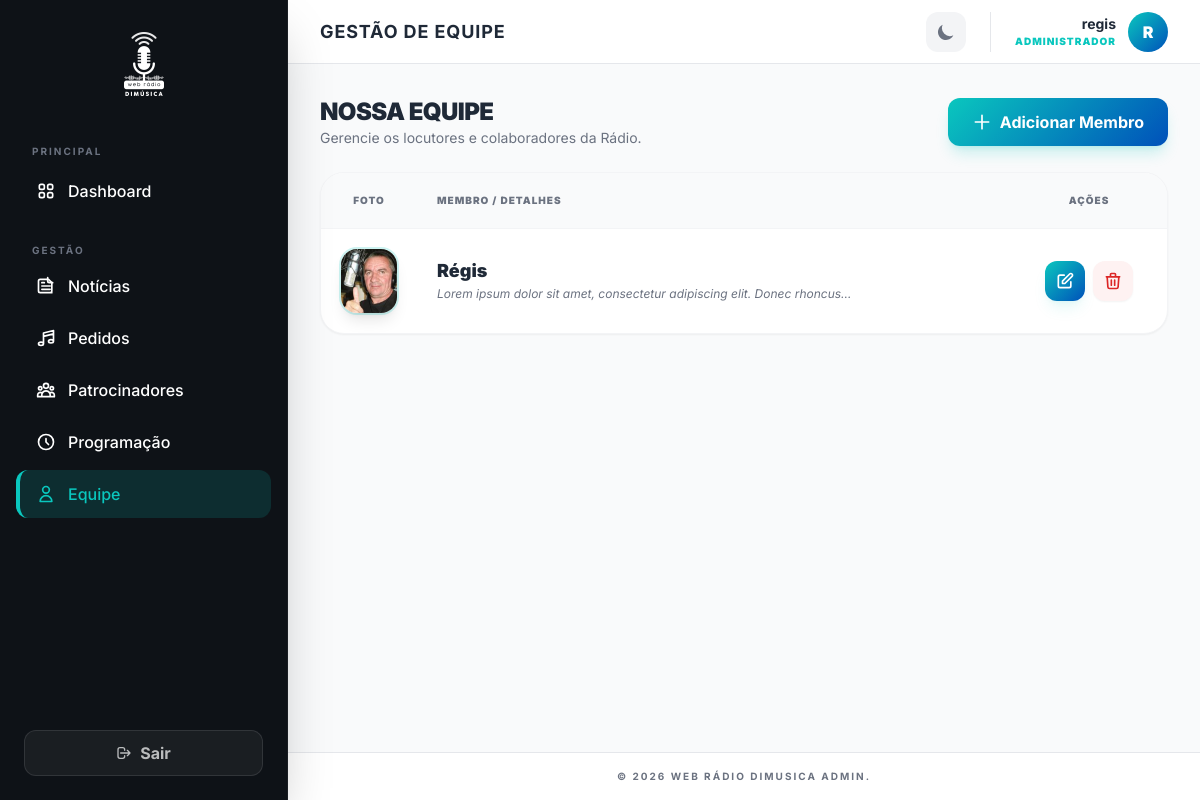
Page /painel/equipe/ (signed in) on the committed database.
### core/models.py (models this page shows, shortened)
class Equipe(models.Model):
    nome = models.CharField(max_length=150)
    descricao = models.TextField()
    foto = models.ImageField(upload_to='equipe/')

### webadmin/views.py (the view)
# urls.py: path('equipe/', views.equipe_list, name='admin_equipe_list'),
@login_required(login_url='admin_login')
def equipe_list(request):
    equipe = Equipe.objects.all()
    return render(request, 'webadmin/equipe_list.html', {'equipe': equipe})

### webadmin/templates/webadmin/equipe_list.html (shortened to what this page needs)
{% extends 'webadmin/base.html' %}
{% block page_title %}Gestão de Equipe{% endblock %}
{% block content %}
<div class="space-y-6">
    <div class="flex flex-col sm:flex-row justify-between items-start sm:items-center gap-4">
        <div>
            <h2 class="text-2xl font-black text-gray-800 dark:text-white uppercase tracking-tight">Nossa Equipe</h2>
            <p class="text-sm text-gray-500 dark:text-gray-400">Gerencie os locutores e colaboradores da Rádio.</p>
        </div>
        <a href="{% url 'admin_equipe_add' %}" class="btn-gradient text-white px-6 py-3 rounded-xl font-bold shadow-lg shadow-teal/20 flex items-center gap-2">
            <svg class="w-5 h-5" fill="none" stroke="currentColor" viewBox="0 0 24 24"><path stroke-linecap="round" stroke-linejoin="round" stroke-width="2" d="M12 4v16m8-8H4" /></svg>
            Adicionar Membro
        </a>
    </div>
    <div class="bg-white dark:bg-dark-lighter rounded-3xl border border-gray-100 dark:border-white/5 shadow-sm overflow-hidden">
        <div class="overflow-x-auto">
            <table class="w-full text-left border-collapse">
                <thead>
                    <tr class="bg-gray-50 dark:bg-white/5 text-gray-500 dark:text-gray-400">
                        <th class="p-5 text-[10px] font-black uppercase tracking-widest border-b border-gray-100 dark:border-white/5 text-center w-24">Foto</th>
                        <th class="p-5 text-[10px] font-black uppercase tracking-widest border-b border-gray-100 dark:border-white/5">Membro / Detalhes</th>
                        <th class="p-5 text-[10px] font-black uppercase tracking-widest border-b border-gray-100 dark:border-white/5 text-center">Ações</th>
                    </tr>
                </thead>
                <tbody class="divide-y divide-gray-100 dark:divide-white/5">
                    {% for item in equipe %}
                    <tr class="hover:bg-gray-50/50 dark:hover:bg-white/5 transition-colors group">
                        <td class="p-5">
                            <div class="flex justify-center">
                                {% if item.foto %}
                                <img src="{{ item.foto.url }}" alt="{{ item.nome }}" class="h-16 w-16 object-cover rounded-2xl ring-2 ring-teal/20 dark:ring-teal/10 shadow-lg transition-transform group-hover:scale-110">
                                {% else %}
                                <div class="h-16 w-16 bg-gray-100 dark:bg-white/5 rounded-2xl flex items-center justify-center text-gray-400 font-black text-xl border-2 border-dashed border-gray-200 dark:border-white/10">
                                    {{ item.nome|first }}
                                </div>
                                {% endif %}
                            </div>
                        </td>
                        <td class="p-5">
                            <div class="flex flex-col">
                                <span class="text-lg font-black text-gray-800 dark:text-white group-hover:text-teal transition-colors leading-tight">{{ item.nome }}</span>
                                <span class="text-xs text-gray-500 dark:text-gray-400 mt-1 line-clamp-1 italic max-w-md">{{ item.descricao }}</span>
                            </div>
                        </td>
                        <td class="p-5">
                            <div class="flex items-center justify-center gap-2">
                                <a href="{% url 'admin_equipe_edit' item.pk %}" class="btn-gradient text-white p-2.5 rounded-xl shadow-lg shadow-teal/10 hover:scale-110 active:scale-95 transition-all" title="Editar">
                                    <svg class="w-5 h-5" fill="none" stroke="currentColor" viewBox="0 0 24 24"><path stroke-linecap="round" stroke-linejoin="round" stroke-width="2" d="M11 5H6a2 2 0 00-2 2v11a2 2 0 002 2h11a2 2 0 002-2v-5m-1.414-9.414a2 2 0 112.828 2.828L11.828 15H9v-2.828l8.586-8.586z" /></svg>
                                </a>
                                <form action="{% url 'admin_equipe_delete' item.pk %}" method="post" class="inline">
                                    <button type="button" onclick="openDeleteModal(this.parentElement, '{{ item.nome|escapejs }}')" class="p-2.5 rounded-xl bg-red-50 dark:bg-red-900/20 text-red-600 dark:text-red-400 hover:bg-red-600 hover:text-white transition-all shadow-sm" title="Excluir">
                                        <svg class="w-5 h-5" fill="none" stroke="currentColor" viewBox="0 0 24 24"><path stroke-linecap="round" stroke-linejoin="round" stroke-width="2" d="M19 7l-.867 12.142A2 2 0 0116.138 21H7.862a2 2 0 01-1.995-1.858L5 7m5 4v6m4-6v6m1-10V4a1 1 0 00-1-1h-4a1 1 0 00-1 1v3M4 7h16" /></svg>
                                    </button>
                                </form>
                            </div>
                        </td>
                    </tr>
                    {% empty %}
                    <tr>
                        <td colspan="3" class="p-16 text-center text-gray-500 italic">
                            Nenhum membro da equipe cadastrado ainda.
                        </td>
                    </tr>
                    {% endfor %}
                </tbody>
            </table>
        </div>
    </div>
</div>
{% endblock %}

### webadmin/templates/webadmin/base.html (shortened to what this page needs)
{% load static %}
<!DOCTYPE html>
<html lang="pt-br">
<head>
    <script src="https://cdn.tailwindcss.com"></script>
</head>
<body class="bg-gray-50 text-gray-900 dark:bg-dark dark:text-gray-100 min-h-screen flex font-sans antialiased" x-data="{ mobileMenu: false }">
    {% if user.is_authenticated %}
    <aside :class="mobileMenu ? 'translate-x-0' : '-translate-x-full lg:translate-x-0'"
           class="fixed lg:static inset-y-0 left-0 bg-dark text-white w-72 flex-shrink-0 flex flex-col h-screen z-[110] transition-transform duration-300 lg:transition-none shadow-2xl border-r border-white/5">
        <div class="p-8 flex justify-center items-center relative">
            <a href="{% url 'admin_dashboard' %}" class="block group">
                <img src="{% static 'webadmin/images/logo-branco-icon.png' %}" alt="Dimúsica Logo" class="h-16 w-auto object-contain group-hover:scale-110 transition-transform duration-300">
            </a>
        </div>
        <nav class="flex-1 px-4 space-y-1 mt-4 overflow-y-auto">
            <p class="px-4 text-[10px] uppercase tracking-[2px] font-bold text-gray-500 mb-2">Principal</p>
            <a href="{% url 'admin_dashboard' %}" @click="mobileMenu = false" class="sidebar-link flex items-center gap-3 px-4 py-3 rounded-xl font-medium {% if request.resolver_match.url_name == 'admin_dashboard' %}active{% endif %}">
                Dashboard
            </a>
            <p class="px-4 pt-6 text-[10px] uppercase tracking-[2px] font-bold text-gray-500 mb-2">Gestão</p>
            <a href="{% url 'admin_noticias_list' %}" @click="mobileMenu = false" class="sidebar-link flex items-center gap-3 px-4 py-3 rounded-xl font-medium {% if 'noticia' in request.resolver_match.url_name %}active{% endif %}">
                Notícias
            </a>
            <a href="{% url 'admin_pedidos_list' %}" @click="mobileMenu = false" class="sidebar-link flex items-center gap-3 px-4 py-3 rounded-xl font-medium {% if 'pedido' in request.resolver_match.url_name %}active{% endif %}">
                <svg class="w-5 h-5" fill="none" stroke="currentColor" viewBox="0 0 24 24"><path stroke-linecap="round" stroke-linejoin="round" stroke-width="2" d="M9 19V6l12-3v13M9 19c0 1.105-1.343 2-3 2s-3-.895-3-2 1.343-2 3-2 3 .895 3 2zm12-3c0 1.105-1.343 2-3 2s-3-.895-3-2 1.343-2 3-2 3 .895 3 2zM9 10l12-3" /></svg>
                Pedidos
            </a>
            <a href="{% url 'admin_sponsors_list' %}" @click="mobileMenu = false" class="sidebar-link flex items-center gap-3 px-4 py-3 rounded-xl font-medium {% if 'sponsor' in request.resolver_match.url_name %}active{% endif %}">
                Patrocinadores
            </a>
            <a href="{% url 'admin_programacao_list' %}" @click="mobileMenu = false" class="sidebar-link flex items-center gap-3 px-4 py-3 rounded-xl font-medium {% if 'programacao' in request.resolver_match.url_name %}active{% endif %}">
                <svg class="w-5 h-5" fill="none" stroke="currentColor" viewBox="0 0 24 24"><path stroke-linecap="round" stroke-linejoin="round" stroke-width="2" d="M12 8v4l3 3m6-3a9 9 0 11-18 0 9 9 0 0118 0z" /></svg>
                Programação
            </a>
            <a href="{% url 'admin_equipe_list' %}" @click="mobileMenu = false" class="sidebar-link flex items-center gap-3 px-4 py-3 rounded-xl font-medium {% if 'equipe' in request.resolver_match.url_name %}active{% endif %}">
                <svg class="w-5 h-5" fill="none" stroke="currentColor" viewBox="0 0 24 24"><path stroke-linecap="round" stroke-linejoin="round" stroke-width="2" d="M16 7a4 4 0 11-8 0 4 4 0 018 0zM12 14a7 7 0 00-7 7h14a7 7 0 00-7-7z" /></svg>
                Equipe
            </a>
        </nav>
        <div class="p-6">
            <form action="{% url 'admin_logout' %}" method="post">
                <button type="submit" class="w-full bg-white/5 border border-white/10 text-white/70 px-4 py-2.5 rounded-xl font-bold hover:bg-red-600 hover:text-white hover:border-red-500 transition-all duration-300 flex items-center justify-center gap-2">
                    <svg class="w-4 h-4" fill="none" stroke="currentColor" viewBox="0 0 24 24"><path stroke-linecap="round" stroke-linejoin="round" stroke-width="2" d="M17 16l4-4m0 0l-4-4m4 4H7m6 4v1a3 3 0 01-3 3H6a3 3 0 01-3-3V7a3 3 0 013-3h4a3 3 0 013 3v1" /></svg>
                    Sair
                </button>
            </form>
        </div>
    </aside>
    {% endif %}
    <div class="flex-1 flex flex-col min-w-0 h-screen overflow-hidden relative">
        {% if user.is_authenticated %}
        <header class="bg-white dark:bg-dark-lighter border-b border-gray-200 dark:border-white/5 h-16 flex-shrink-0 flex items-center justify-between px-4 lg:px-8 z-10 sticky top-0">
            <div class="flex items-center gap-2 lg:gap-4">
                <h1 class="text-xs sm:text-sm lg:text-lg font-bold text-gray-800 dark:text-white uppercase tracking-wider truncate max-w-[150px] sm:max-w-none">
                    {% block page_title %}Painel de Controle{% endblock %}
                </h1>
            </div>
            <div class="flex items-center gap-6">
                <button id="admin-theme-toggle" class="p-2.5 rounded-xl bg-gray-100 dark:bg-white/5 text-gray-500 dark:text-gray-400 hover:text-teal transition-all">
                    <svg id="theme-icon-dark" class="w-5 h-5 hidden" fill="currentColor" viewBox="0 0 20 20"><path d="M17.293 13.293A8 8 0 016.707 2.707a8.001 8.001 0 1010.586 10.586z"></path></svg>
                </button>
                <div class="flex items-center gap-3 pl-6 border-l border-gray-200 dark:border-white/10">
                    <div class="text-right hidden sm:block">
                        <p class="text-sm font-bold text-gray-800 dark:text-white">{{ user.username }}</p>
                        <p class="text-[10px] text-teal font-black uppercase tracking-widest">Administrador</p>
                    </div>
                    <div class="w-10 h-10 rounded-full btn-gradient flex items-center justify-center text-white font-black">
                        {{ user.username|first|upper }}
                    </div>
                </div>
            </div>
        </header>
        {% endif %}
        <main class="flex-grow p-4 lg:p-8 overflow-y-auto bg-gray-50 dark:bg-dark transition-colors duration-300">
            <div class="max-w-6xl mx-auto">
                {% block content %}{% endblock %}
            </div>
        </main>
        {% if user.is_authenticated %}
        <footer class="p-4 text-center text-gray-500 dark:text-gray-600 text-[10px] uppercase tracking-[2px] font-bold bg-white dark:bg-dark-lighter border-t border-gray-200 dark:border-white/5">
            &copy; 2026 Web Rádio Dimusica Admin.
        </footer>
        {% endif %}
    </div>
</body>
</html>

### webadmin/templates/webadmin/base.html (style rules this page uses)
body { font-family: 'Inter', sans-serif; transition: background-color 0.3s; }
.btn-gradient { background: linear-gradient(135deg, #0AC7BE, #0051BA); transition: all 0.3s; }
.sidebar-link { transition: all 0.2s; border-left: 4px solid transparent; }
.sidebar-link.active { background: rgba(10, 199, 190, 0.15); color: #0AC7BE; border-left-color: #0AC7BE; }

### rows in the picture
Equipe: foto (picture), nome "Régis", descricao "Lorem ipsum dolor sit amet, consectetur adipiscing elit. Donec…"

### other values in the picture
{{ user.username }} "regis"
{{ user.username|first|upper }} "R"
